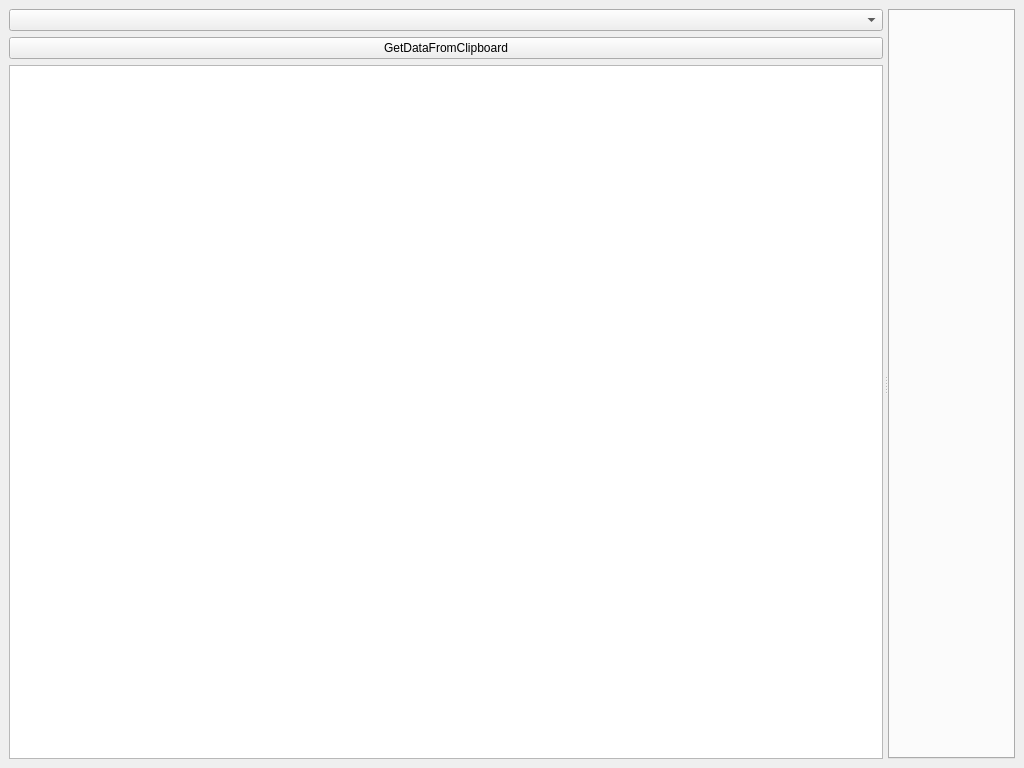
<?xml version="1.0" encoding="UTF-8"?>
<ui version="4.0">
 <class>OMainWindow</class>
 <widget class="QMainWindow" name="OMainWindow">
  <property name="geometry">
   <rect>
    <x>0</x>
    <y>0</y>
    <width>1024</width>
    <height>768</height>
   </rect>
  </property>
  <property name="windowTitle">
   <string>MainWindow</string>
  </property>
  <widget class="QWidget" name="centralwidget">
   <layout class="QGridLayout" name="gridLayout">
    <item row="0" column="0">
     <widget class="QSplitter" name="splitter">
      <property name="sizePolicy">
       <sizepolicy hsizetype="Expanding" vsizetype="Expanding">
        <horstretch>0</horstretch>
        <verstretch>0</verstretch>
       </sizepolicy>
      </property>
      <property name="orientation">
       <enum>Qt::Horizontal</enum>
      </property>
      <property name="opaqueResize">
       <bool>true</bool>
      </property>
      <property name="handleWidth">
       <number>5</number>
      </property>
      <property name="childrenCollapsible">
       <bool>false</bool>
      </property>
      <widget class="QWidget" name="layoutWidget">
       <property name="sizePolicy">
        <sizepolicy hsizetype="Preferred" vsizetype="Expanding">
         <horstretch>0</horstretch>
         <verstretch>0</verstretch>
        </sizepolicy>
       </property>
       <layout class="QVBoxLayout" name="verticalLayout">
        <property name="sizeConstraint">
         <enum>QLayout::SetNoConstraint</enum>
        </property>
        <item>
         <widget class="QComboBox" name="clipTypeBox">
          <property name="sizePolicy">
           <sizepolicy hsizetype="Preferred" vsizetype="Fixed">
            <horstretch>0</horstretch>
            <verstretch>0</verstretch>
           </sizepolicy>
          </property>
         </widget>
        </item>
        <item>
         <widget class="QPushButton" name="getClipBtn">
          <property name="sizePolicy">
           <sizepolicy hsizetype="Preferred" vsizetype="Fixed">
            <horstretch>0</horstretch>
            <verstretch>0</verstretch>
           </sizepolicy>
          </property>
          <property name="text">
           <string>GetDataFromClipboard</string>
          </property>
         </widget>
        </item>
        <item>
         <widget class="QListWidget" name="formatsWidget">
          <property name="sizePolicy">
           <sizepolicy hsizetype="Preferred" vsizetype="Expanding">
            <horstretch>0</horstretch>
            <verstretch>0</verstretch>
           </sizepolicy>
          </property>
         </widget>
        </item>
       </layout>
      </widget>
      <widget class="QTabWidget" name="tabWidget">
       <property name="sizePolicy">
        <sizepolicy hsizetype="Preferred" vsizetype="Expanding">
         <horstretch>0</horstretch>
         <verstretch>0</verstretch>
        </sizepolicy>
       </property>
       <property name="currentIndex">
        <number>-1</number>
       </property>
      </widget>
     </widget>
    </item>
   </layout>
  </widget>
  <widget class="QMenuBar" name="menubar">
   <property name="geometry">
    <rect>
     <x>0</x>
     <y>0</y>
     <width>1024</width>
     <height>25</height>
    </rect>
   </property>
  </widget>
 </widget>
 <resources/>
 <connections/>
</ui>
